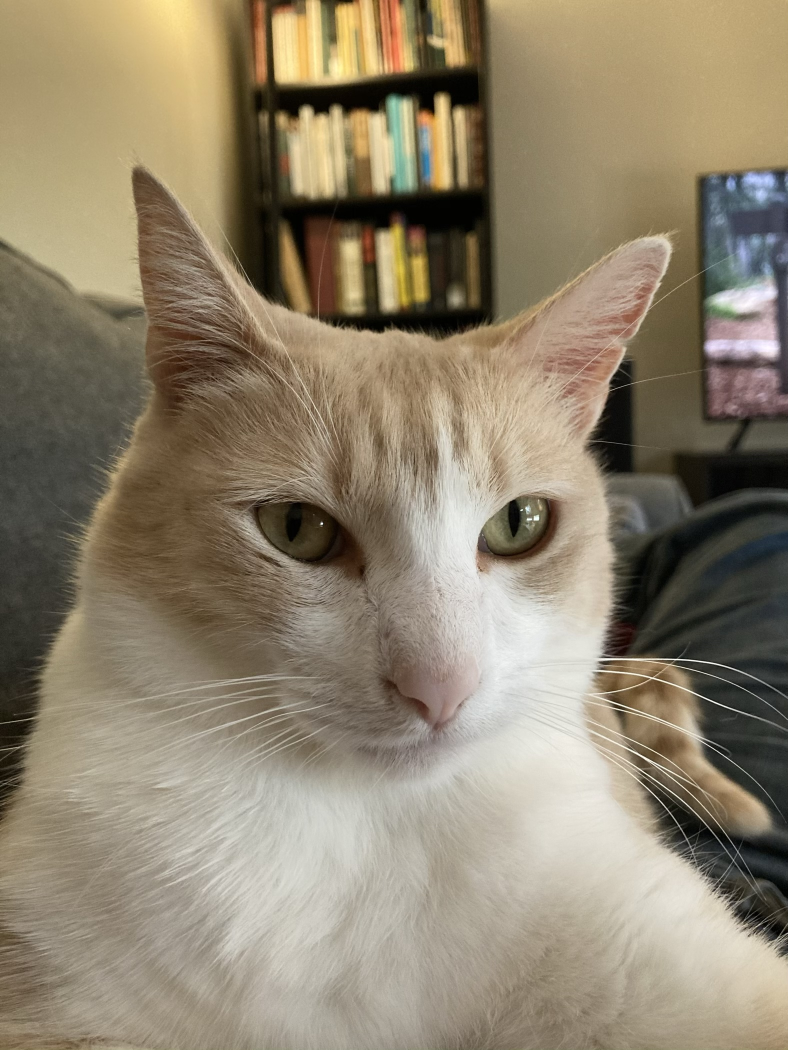
#> input picture Lectures/3_Image/sparky.jpg, 1575 x 2100 px (shown at 1/2 size)
$ jupyter execute --allow-errors Intro_to_Images.ipynb
#> lines starting #> are read from the running program, lines starting #| are printed output that depends on the picture; after the words box and inside, x2 and y2 are one past the last pixel; in counts of white or black regions, pixels touching at a corner belong together
# <center> Image as data: A brief introduction </center>

## <center> ACE 592 </center>

## Image Data
Image data is our second example of __unstructured data__.

For example, a picture of my cat Sparky:
<center>  </center>

There are no rows, columns, or values. __So how do we do analysis?__

As economists, we might be more familiar with some examples of image analysis:
- Using nightlights as a proxy for "economic activity."
- Feature identification using satelite images.
- Incorporating rainfall as an instrument.

All of these depend on the use of images. Before getting into these, its useful to go over what the heck images even are.

### What are images?
<center>  </center>

This picture is:
- A three dimensional array of pixels (since it is in color).
- A sequence of pixels my brain maps to the concept "cat" and also "Sparky."

Computers __only see it the first way,__ whereas __our brains see it the second way__.

In essence, we need to engineer our code to see the image as the second thing rather than just the first.

How do we teach a computer to understand what an image is?

## How Python sees an image

We will here use the pillow library

[cell 1]
import numpy as np
from PIL import Image

sparky = Image.open("sparky.jpg")
#> sparky is the input picture: PIL image 1575x2100 RGB; mean R, G, B 143.3, 131.6, 110.2

sparky_array = np.array(sparky)

sparky_array.shape
#> Out = (2100, 1575, 3)

What are those other dimensions?

Color images are made up of three channels: Red, Green, and Blue. The values in these arrays represent the intensity of red, green, and blue. Together these three can make up any color.

The plotting package "imshow" can plot an array.

[cell 2]
import matplotlib.pyplot as plt
plt.imshow(sparky_array[:,:,:])

Can slice an image just like an array.

[cell 3]
plt.imshow(sparky_array[300:1600,200:1400,:])

Can show what each channel color would look like using "cmap" argument.

[cell 4]
plt.imshow(sparky_array[300:1600,200:1400,0],cmap="Reds")

[cell 5]
plt.imshow(sparky_array[300:1600,200:1400,1],cmap="Greens")

[cell 6]
plt.imshow(sparky_array[300:1600,200:1400,2],cmap="Blues")

RGBA images have a fourth axis for the alpha parameter

[cell 7]
alpha = np.ones(list(sparky_array.shape[:2]))*100
sparky_rbga = np.dstack([sparky_array,alpha])
print(sparky_rbga.shape)
#| (2100, 1575, 4)
plt.imshow(sparky_rbga.astype(int)[:,:,:]);

#### What did this code do?

### High dimensional concatenation
The original third axis was only size three; however, I made a new 2d array for the alpha parameter and needed to concatenate on a new dimension.

To do this, I used the function `dstack` which specifically stacks on the third axis.

To do this using `concatenate`, I would have had to make the 2d array a 3d array of size (N,M,1) and then feed it the keyword "axis=2":

[cell 8]
alpha = np.ones(list(sparky_array.shape[:2]))*100

sparky_rbga = np.concatenate([sparky_array,alpha[:,:,np.newaxis]],axis=2)

print(sparky_rbga.shape)
#| (2100, 1575, 4)
plt.imshow(sparky_rbga.astype(int)[:,:,:])

Another, fancier example:

[cell 9]
sparky_array_size = sparky_array[:,:,0].size
#> sparky_array_size = 3307500
sparky_array_shape = sparky_array.shape[:2]
#> sparky_array_shape = (2100, 1575)
alpha = np.arange(1,sparky_array_size+1).reshape(sparky_array_shape)
alpha = alpha/(sparky_array_size/254)
sparky_rbga = np.dstack([sparky_array,alpha])
print(sparky_rbga.shape)
#| (2100, 1575, 4)
plt.imshow(sparky_rbga.astype(int))

### When do we use this kind of concatenation?
We will see that they often come in handy with images, since the real number line cannot always represent all the data we want. For that reason, we need a third dimension (or even higher than that!). We will see this is used in the case of rasters where there are multiple "bands."

### One non-image example: transition matrices

In one example I programmed, I had more than two state variables for a recursive dynamic problem. What is the transition matrix look like for more than two states?

The transition matrix has __as many dimensions as there are states__.

By doing strategic array multiplication you can vectorize even that operation using high-dimensional arrays.

### Image histograms.

We can look at histograms of images by flattening the array with the function `ravel`

[cell 10]
sparky_array[:,:,0].ravel()

[cell 11]
f,a = plt.subplots(1,2,figsize=(12,4))
a[0].hist(sparky_array[:,:,0].ravel(),bins=256,color="red",alpha=.5);
a[0].hist(sparky_array[:,:,1].ravel(),bins=256,color="green",alpha=.5);
a[0].hist(sparky_array[:,:,2].ravel(),bins=256,color="blue",alpha=.5);
a[1].imshow(sparky_array[:,:,:])
a[1].axis('off');
#> figure, not shown here; panel 1: tallest bar 32844 high, from x = 182.3 to 183.3; panel 1: tallest bar 32078 high, from x = 162.4 to 163.4; panel 1: tallest bar 38649 high, from x = 116.5 to 117.5

A popular combination appears to be something like (150,150,150):

[cell 12]
plt.imshow([[(150 / 255, 150 / 255, 150 / 255)]])

In grayscale:

[cell 13]
sparky_gray = Image.open('sparky.jpg').convert('L')
sparky_gray_array = np.array(sparky_gray)
plt.imshow(sparky_gray_array[:,:],cmap="gray")

How poignant and dignified...

Niftily enough, inverting this image is as simple as this math operation:

[cell 14]
sparky_gray_array_inv = 255-sparky_gray_array
plt.imshow(sparky_gray_array_inv,cmap="gray")

What does the histogram look like?

[cell 15]
plt.hist(sparky_gray_array.ravel(),bins=256,color="black");
#> figure, not shown here; tallest bar 33639 high, from x = 164.4 to 165.4

## Basics of Masking
What is masking?

This is a basic array operation that usually uses booleans. For example, here is a boolean image I made:

[cell 16]
mask = sparky_gray_array>133
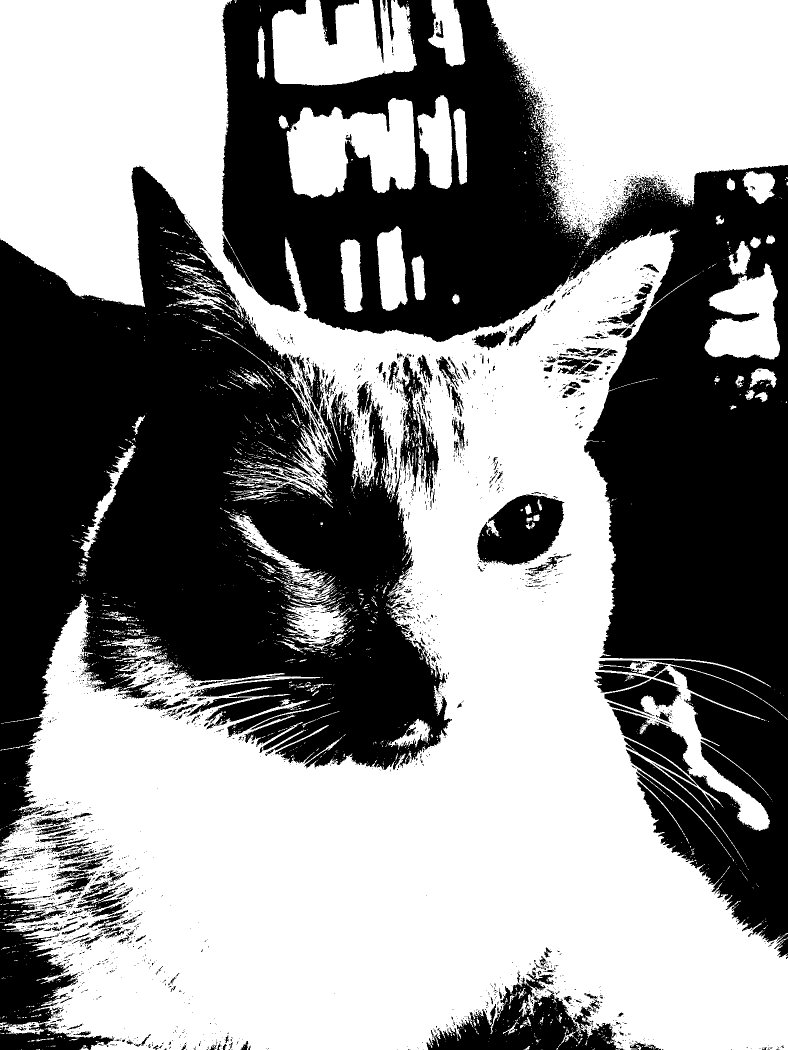
#> mask: shape (2100, 1575) bool (shown at 1/2 size); 55.7% white; 3187 black regions (2845 under 20 px), largest, box (x1, y1, x2, y2) and area: (443, 0, 1575, 1915) 696810, (0, 331, 904, 1694) 615712, (853, 1942, 1237, 2100) 25945
plt.imshow(mask,cmap="gray")

__What did this code do?__

What I did above is referred to as "threshholding," and is sometimes a preprocessing step before looking at images.

In this case, feeding binary arrays into `imshow` translates it into black (False) and white (True).

If I wanted to, I could simply color anything below the threshhold as black.

I can do this using a mask:

[cell 17]
mask = sparky_gray_array<130
#> mask: shape (2100, 1575) bool; 41.9% white; 3227 white regions (2893 under 20 px), largest, box (x1, y1, x2, y2) and area: (0, 333, 900, 1539) 579421, (1138, 330, 1575, 1915) 391746, (444, 0, 1171, 684) 273862
mask_array = sparky_gray_array.copy()
mask_array[mask] = 0
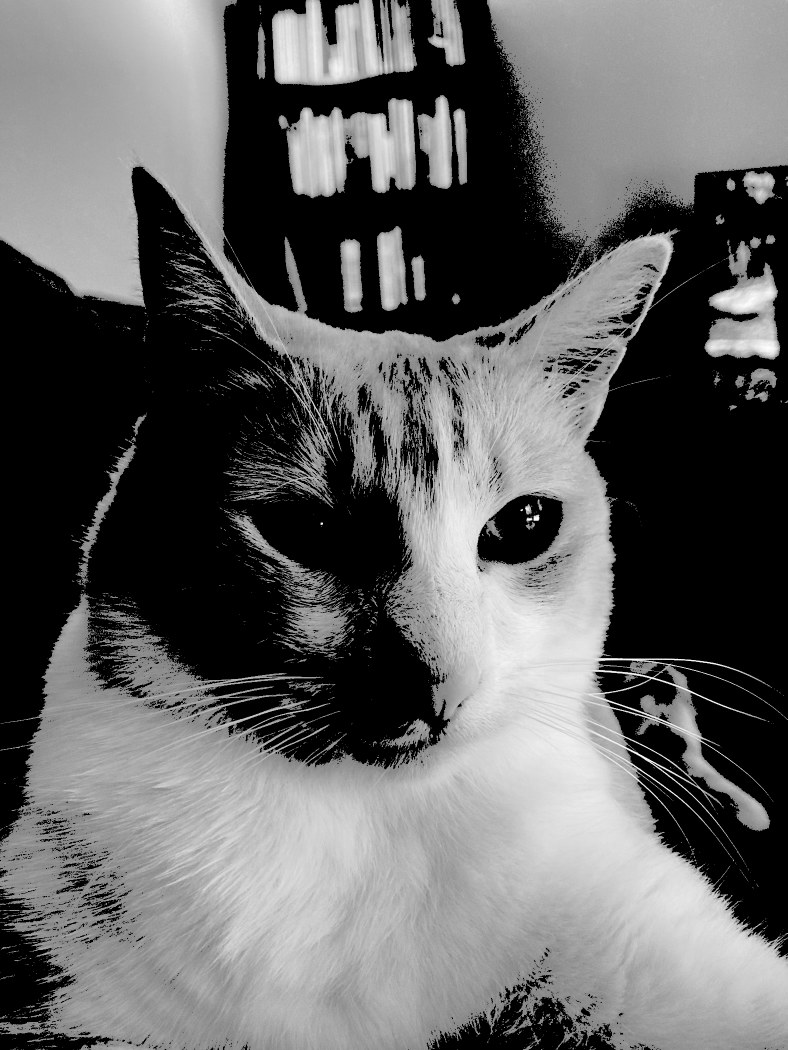
#> mask_array: shape (2100, 1575) (shown at 1/2 size); min 0, max 255, mean 99.6
plt.imshow(mask_array,cmap="gray")

### Another Masking Example

The package `skimage` can be used to draw objects in arrays. If we make masks out of these arrays, we can essentially subset images.

[cell 18]
from skimage.draw import circle
rr,cc = circle(1000,850,600,shape = sparky_gray_array.shape)
mask = np.zeros(sparky_gray_array.shape, dtype=bool)
mask[rr,cc]= 1
plt.imshow(mask,cmap="gray")

[cell 19]
sparky_circle = sparky_gray_array.copy()
sparky_circle[mask != 1] =0
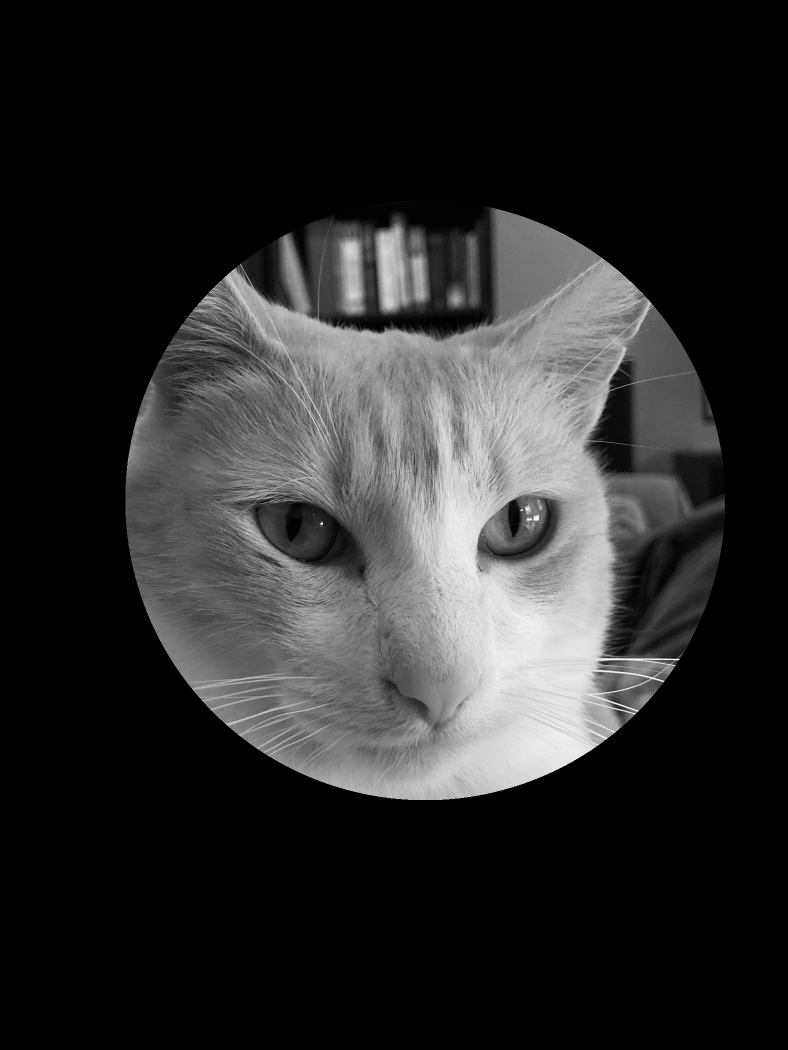
#> sparky_circle: shape (2100, 1575) (shown at 1/2 size); min 0, max 255, mean 41.8

f,a = plt.subplots(figsize=(10,5))
a.imshow(sparky_circle[:-300,:],cmap="gray")
a.annotate("That's all, folks!",(280,250),color='white',fontsize=18)

## Side note: why is threshholding necessary?

Example based on [this tutorial](https://datacarpentry.org/image-processing/07-thresholding/)

[cell 20]
shapes = np.array(Image.open('shapes.jpg').convert('L'))
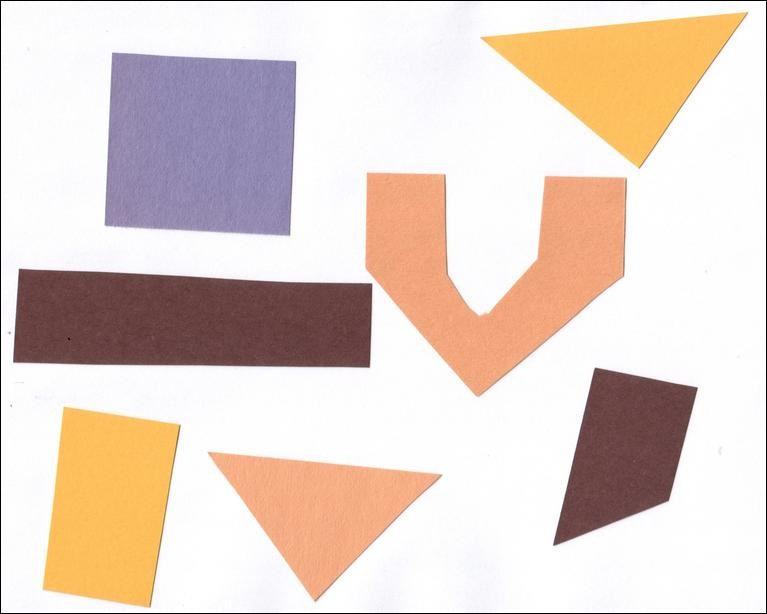
#> input picture Lectures/3_Image/shapes.jpg, 767 x 614 px

plt.imshow(shapes,cmap="gray")

[cell 21]
plt.hist(shapes.ravel(),bins=250);
#> figure, not shown here; tallest bar 128038 high, from x = 254 to 255

What does this histogram tell us?

[cell 22]
plt.imshow(shapes<225,cmap='gray')

There are algorithms that can be used to detect the "optimal" threshhold point for finding objects in images.

After doing this step, we could do an edge detection algorithm to find figure out where the images are and maybe take measurements.

### Feature identification

But what about our picture of Sparky? There does not seem to a threshhold that makes sense...

[cell 23]
plt.imshow(sparky_gray_array>=140,cmap="gray")

[cell 24]
plt.hist(sparky_gray_array.ravel(),bins=256,color="black");

This is where `skimage`, an image processing package, can help us.

This algorithm attempts to find the "optimal" threshhold over which to make an image.

[cell 25]
from skimage.filters import threshold_otsu

f,a = plt.subplots(1,2,figsize=(10,5))
thresh = threshold_otsu(sparky_gray_array)
#> thresh = 119
a[0].hist(sparky_gray_array.ravel(),bins=256,color="black");
a[0].axvline(thresh)
a[0].annotate("Optimal Threshhold: {}".format(thresh),(4,30000))

mask = sparky_gray_array<thresh
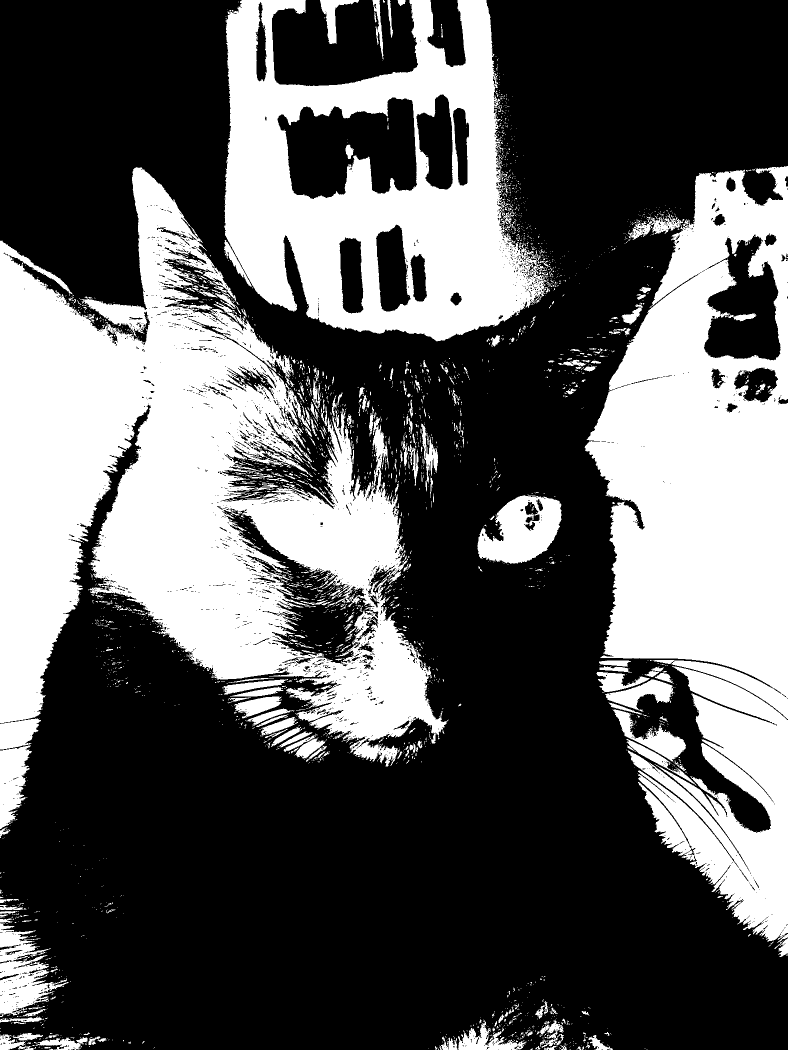
#> mask: shape (2100, 1575) bool (shown at 1/2 size); 35.8% white; 3042 white regions (2706 under 20 px), largest, box (x1, y1, x2, y2) and area: (0, 334, 894, 1533) 482735, (1169, 332, 1575, 1886) 367038, (448, 0, 1100, 683) 229035
a[1].imshow(mask,cmap="Greys")
#> figure, not shown here; panel 1: tallest bar 33639 high, from x = 164.4 to 165.4

Would I be able to find the objects in this photo?

Let's find out by applying an "edge detection" algorithm we can use in `scikit-images.`

[cell 26]
from skimage import filters

f,a = plt.subplots(1,2,figsize=(15,10))
a[0].imshow(filters.sobel(sparky_gray_array),cmap="gray")
a[0].set_title("Grayscale Image")
a[1].imshow(filters.sobel(mask),cmap="gray")
a[1].set_title("Binary Image")

### How does edge detection work?

Essentially, most algorithms look at changes in pixel values across both the x-axis and y-axis. They also tend to look at the direction and magnitude of the change.

[cell 27]
f,a = plt.subplots(1,2,figsize=(10,5))
a[0].imshow(mask,cmap="Greys")
a[0].set_title("Binary Image")
a[1].imshow(filters.sobel(mask),cmap="gray")
a[1].set_title("Edge Detection Image")

After we "binarized" this image, it could see the gradient changes much easier than before.

## Finding countours
Similar to finding edges is finding contours.

Recall this image:

[cell 28]
plt.imshow(shapes<220,cmap="gray")

Now let's ask a question: how many objects are in this photo? and how can we teach a computer to do it for us?

[cell 29]
from skimage.measure import find_contours
shape_contours = find_contours(shapes<220,.8)
#> shape_contours = 11 point arrays, longest 2755 points

fig, ax = plt.subplots()
ax.imshow(shapes<220,cmap="gray")

for contour in shape_contours:
    ax.plot(contour[:, 1], contour[:, 0], linewidth=2)
#> this loop made 11 passes

__What did this code just do?__

First of all, what is a contour?

[cell 30]
shape_contours[3], shape_contours[3].shape
#> Out = 2 point arrays, longest 759 points

[cell 31]
plt.scatter(shape_contours[5][:, 1],shape_contours[5][:, 0],s=1.5)
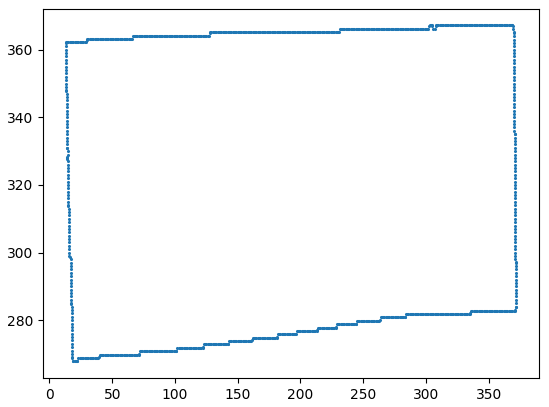
#> figure drawn by matplotlib, 1 panel

Essentially, it is a vector of x and y points. The algorithm we used extrapolated a contour from changes in pixels.

Now, about counting objects. How many contours did we extract?

Here is the size and number of all of them.

[cell 32]
print("There are {} contours".format(len(shape_contours)))
#| There are 11 contours
[x.shape for x in shape_contours]
#> Out = [(2755, 2), (853, 2), (5, 2), (759, 2), (1253, 2), (925, 2), (11, 2), (649, 2), (11, 2), (679, 2), (769, 2)]

Which of these are what we want to count?

[cell 33]
fig, ax = plt.subplots()
ax.imshow(shapes<220,cmap="gray")
ax.plot(shape_contours[0][:, 1], shape_contours[0][:, 0], linewidth=5,color="C3")

So the first big one is just the boundary of the image.

[cell 34]
fig, ax = plt.subplots()
ax.imshow(shapes<220,cmap="gray")
ax.plot(shape_contours[0][:, 1], shape_contours[0][:, 0], linewidth=5,color="C3")
ax.plot(shape_contours[2][:, 1], shape_contours[2][:, 0], linewidth=5,color="C3")

It also found  very small contour, likely some noise.

[cell 35]
actual_shapes = [x for x in shape_contours if (x.shape[0]>11)&(x.shape[0]<2755)]
#> actual_shapes = 7 point arrays, longest 1253 points

len(actual_shapes)
#> Out = 7

[cell 36]
fig, ax = plt.subplots()
ax.imshow(shapes<220,cmap="gray")

for contour in actual_shapes:
    ax.plot(contour[:, 1], contour[:, 0], linewidth=2,color="C3")
#> this loop made 7 passes
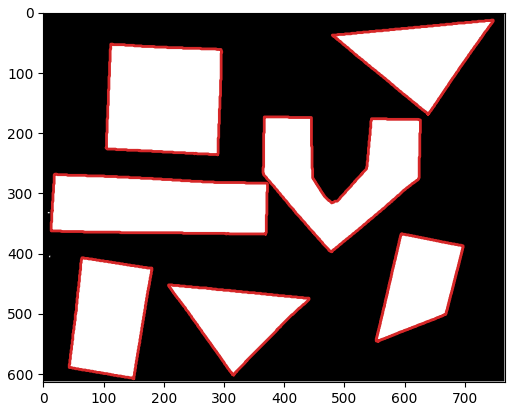
#> figure drawn by matplotlib, 1 panel

It took some input from us, but it seemed to have done the trick...

### Back to the cat

[cell 37]
from skimage.measure import find_contours
shape_contours = find_contours(mask,.9)
#> shape_contours = 6269 point arrays, longest 25129 points

fig, ax = plt.subplots(1,2)
ax[1].imshow(mask,cmap="gray")
ax[0].imshow(mask,cmap="gray")

for contour in shape_contours:
    ax[0].plot(contour[:, 1], contour[:, 0], linewidth=2)

[cell 38]
len(shape_contours)
#> Out = 6269

yikes...

[cell 39]
import pandas as pd
#> (the rest of this cell did not finish here and is left out)

[cell 40]
bigger_ones = [x for x in shape_contours if x.shape[0]>500]
#> bigger_ones = 22 point arrays, longest 25129 points

fig, ax = plt.subplots(1,2)
ax[1].imshow(mask,cmap="gray")
ax[0].imshow(mask,cmap="gray")

for contour in bigger_ones:
    ax[0].plot(contour[:, 1], contour[:, 0], linewidth=2)
#> this loop made 22 passes
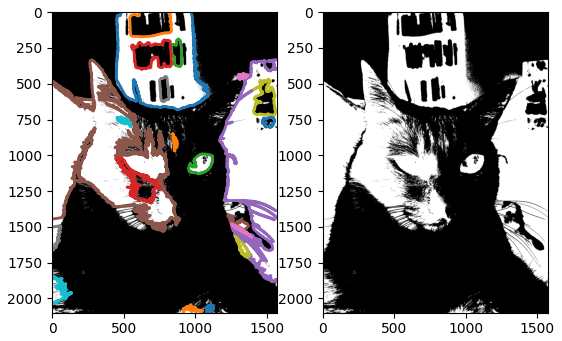
#> figure drawn by matplotlib, 2 panels
